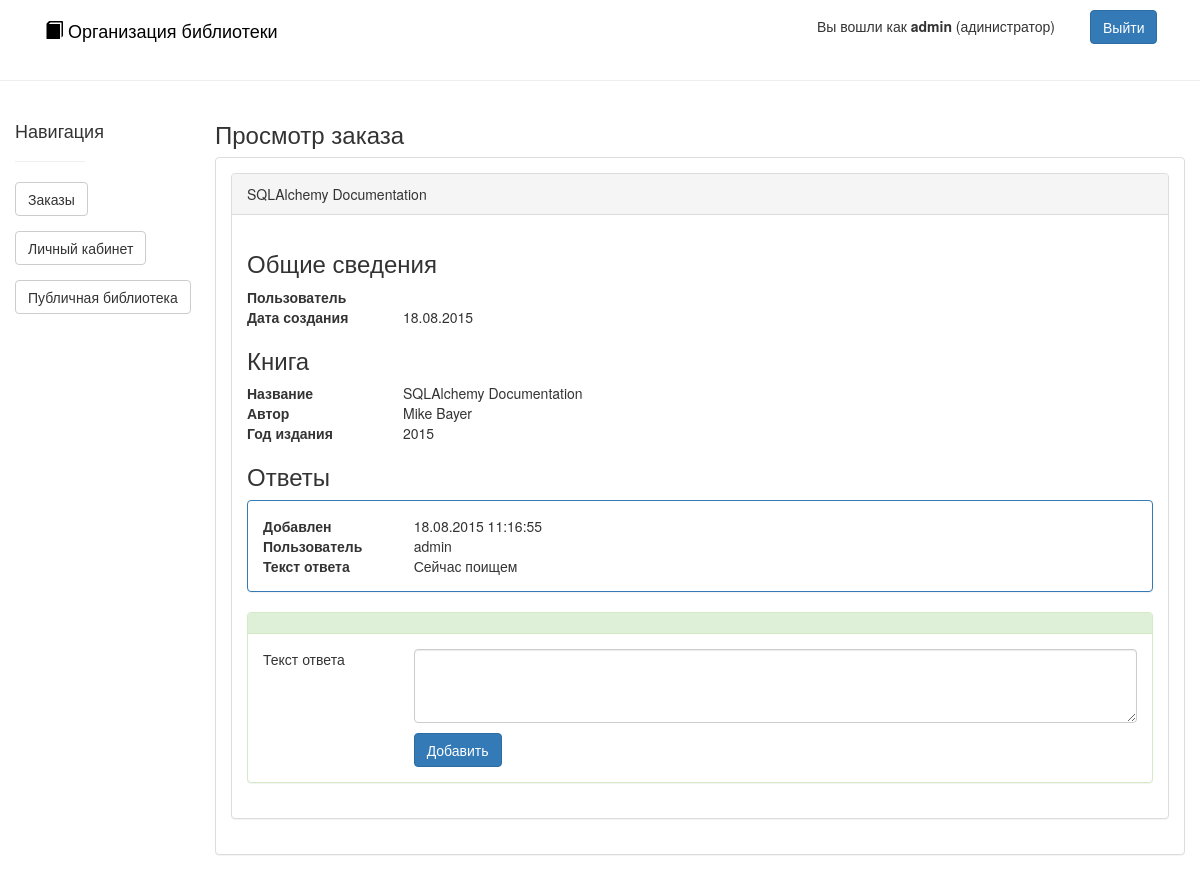
/order/7203b51c-6e30-4072-b272-d188a05e44b1 (signed in), run on the app's committed database.
### app/models/User.py (models this page shows, shortened)
class User(db.Model, UserMixin):
    login = db.Column('login', db.String(30), primary_key=True, nullable=False)
    password = db.Column('password', db.String(30), nullable=False)
    email = db.Column('email', db.String(100), nullable=False)
    is_admin = db.Column('is_admin', db.Boolean, nullable=False)
    books = db.relationship('Book',
                            secondary=users_books,
                            primaryjoin=(users_books.c.user_login == login),
                            backref=db.backref('users_books', lazy='dynamic'),
                            lazy='dynamic')
    orders = db.relationship('Order')
    @classmethod
    def get(cls, id):
        return cls.query.get(id)

### app/models/Order.py (models this page shows, shortened)
class Order(db.Model):
    id = db.Column('id', db.String(36), primary_key=True, nullable=False)
    author = db.Column('author', db.Integer, nullable=False)
    name = db.Column('name', db.String(300), nullable=False)
    year = db.Column('year', db.Integer, nullable=True)
    create_date = db.Column('create_date', db.DateTime, nullable=False)
    user_login = db.Column(db.String(30), ForeignKey('user.login'), nullable=False)
    user = relationship('User')
    status_id = db.Column(db.Integer, ForeignKey('order_status.id'), nullable=False)
    status = relationship('OrderStatus')
    book_id = db.Column(db.String(36), ForeignKey('book.id'), nullable=True)
    book = relationship('Book')
    comments = relationship('Comment')
    @classmethod
    def get(cls, id):
        return cls.query.get(id)

### app/models/Comment.py (models this page shows, shortened)
class Comment(db.Model):
    id = db.Column('id', db.String(36), primary_key=True, nullable=False)
    text = db.Column('text', db.String(500), nullable=False)
    unread = db.Column('unread', db.Boolean, nullable=False)
    create_date = db.Column('create_date', db.DateTime, nullable=False)
    user_login = db.Column(db.String(30), ForeignKey('user.login'), nullable=False)
    user = db.relationship('User')
    order_id = db.Column(db.String(36), ForeignKey('order.id'), nullable=False)
    def save(self):
        try:
            db.session.add(self)
            db.session.commit()
        except Exception as e:
            db.session.rollback()
            raise e

### app/controllers/OrdersController.py (the view)
@app.route("/order/<order_id>", methods=['GET'])
@login_required
def order(order_id):
    o = Order.get(order_id)
    for c in o.comments:
        c.unread = False
        c.save()
    return render_template('order/order.html', o=o)

### app/controllers/LoginController.py (called while the page is built)
@login_manager.user_loader
def load_user(lgn):
    return User.get(lgn)

### templates/order/order.html (shortened to what this page needs)
{% extends "layout.html" %}
{% block body %}
<div class="container col-md-1">
    <h4  style="margin-top: 20px;">Навигация</h4>
    <hr>
     <div class="form-group">
        <a type="text" class="btn btn-default" href=" {{ url_for('orders') }}">Заказы</a>
    </div>
    <div class="form-group">
        <a type="text" class="btn btn-default" href="{{ url_for('main') }}">Личный кабинет</a>
    </div>
   <div class="form-group">
        <a type="text" class="btn btn-default" href="{{ url_for('public') }}">Публичная библиотека</a>
    </div>
</div>
<div class="container col-md-10 col-md-offset-1">
    <h3>Просмотр заказа</h3>
    <div class="panel panel-default">
        <div class="panel-body">
            <div class="panel panel-default">
                <div class="panel-heading">
                  {{ o.name }}
                </div>
                <div class="panel-body">
                    <h3>Общие сведения</h3>
                    <div class="row">
                      <div class="col-md-2"><b>Пользователь</b></div>
                      <div class="col-md-10">{{ o.user.name }}</div>
                    </div>
                    <div class="row">
                      <div class="col-md-2"><b>Дата создания</b></div>
                      <div class="col-md-10"> {{ o.create_date.strftime('%d.%m.%Y') }} </div>
                    </div>
                    <h3>Книга</h3>
                    <div class="row">
                      <div class="col-md-2"><b>Название</b></div>
                      <div class="col-md-10">{{ o.name }}</div>
                    </div>
                    <div class="row">
                      <div class="col-md-2"><b>Автор</b></div>
                      <div class="col-md-10">{{ o.author }}</div>
                    </div>
                    {% if o.year %}
                    <div class="row">
                      <div class="col-md-2"><b>Год издания</b></div>
                      <div class="col-md-10">{{ o.year }}</div>
                    </div>
                    {% endif %}
                    <h3>Ответы</h3>
                    {% for c in o.comments %}
                    <div class="panel
                    {% if c.user.is_admin %}
                    panel-primary
                    {% else %}
                    panel-success
                    {% endif %}
                    ">
                        <div class="panel-body">
                            <div class="row">
                              <div class="col-md-2"><b>Добавлен</b></div>
                              <div class="col-md-10">{{ c.create_date.strftime('%d.%m.%Y %H:%M:%S') }}</div>
                            </div>
                            <div class="row">
                              <div class="col-md-2"><b>Пользователь</b></div>
                              <div class="col-md-10">{{ c.user_login }}</div>
                            </div>
                            <div class="row">
                              <div class="col-md-2"><b>Текст ответа</b></div>
                              <div class="col-md-10">{{ c.text }}</div>
                            </div>
                        </div>
                    </div>
                    {% endfor %}
                    <form method="POST" action="{{ url_for('comment_add', order_id=o.id) }}">
                        <div class="panel panel-success">
                            <div class="panel-heading"></div>
                            <div class="panel-body">
                                <div class="row">
                                    <div class="col-md-2">Текст ответа</div>
                                    <div class="col-md-10">
                                        <textarea name="text" class="field form-control" rows="3"></textarea>
                                    </div>
                                </div>
                                <div class="row" style="margin-top:10px;">
                                    <div class="col-md-10 col-md-offset-2">
                                        <input type="submit" class="btn btn-primary" value="Добавить">
                                    </div>
                                </div>
                            </div>
                        </div>
                    </form>
                </div>
            </div>
        </div>
    </div>
</div>
{% endblock %}

### templates/layout.html (shortened to what this page needs)
<!DOCTYPE html>
<head>
    <link href="/static/css/bootstrap.min.css" rel="stylesheet">
</head>
<body>
    <header class="navbar navbar-static-top" style="margin-top: 10px;">
        <div class="container">
            <div class="col-md-8">
                <a href="{{ url_for('main') }}" style="color:black; text-decoration: none;">
                    <h4><span class="glyphicon glyphicon-book" aria-hidden="true"></span> Организация библиотеки</h4>
                </a>
            </div>
            {% if current_user.is_authenticated() %}
            <div class="col-md-3 text-right">
                <a class="btn btn-default"
                    {% if current_user.is_admin %}
                        href="{{ url_for('admin_users') }}"
                    {% endif %}
                    style="border: none;">Вы вошли как <b>{{ current_user.login }}</b>
                {% if current_user.is_admin %}
                    (адинистратор)
                {% endif %}
                </a>
            </div>
            <div class="col-md-1">
                <a class="btn btn-primary" href=" {{ url_for('logout') }}">Выйти</a>
            </div>
            {% endif %}
        </div>
    </header>
    <hr>
    {% block body %}{% endblock %}
</body>
</html>

### data on the page
User: login "admin"
Order: name "SQLAlchemy Documentation", create_date "18.08.2015", author "Mike Bayer", year "2015"
Comment: create_date "18.08.2015 11:16:55", user_login "admin", text "Сейчас поищем"
